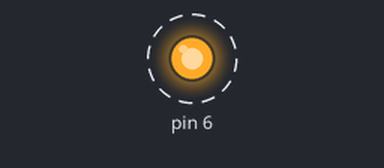
The sketch below on a simulated Arduino Uno, built with avr-gcc and run on an emulated ATmega328P. On the bench: output pins drawn as LEDs (lit = HIGH). Dashed ring = blinking.

Above: at 0.05 s.
Timing chart, 0 to 4.6 s (numbered marks = the images above):
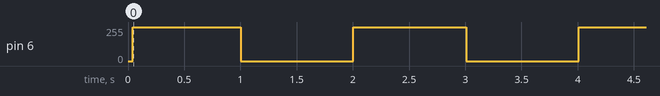

Measured:
- by itself, pin 6: alternates 255/255 for 1.0 s and 0/255 for 1.0 s

The sketch:

PWM.ino
```cpp
void setup() {
  // put your setup code here, to run once:
pinMode(6,OUTPUT);
analogWrite(6,255);
}

void loop() {
  // put your main code here, to run repeatedly:
for(int i=0;i<=255;i++)
{
  analogWrite(6,i);
}
delay(1000);
for(int i=255;i>=0;i--)
{
  analogWrite(6,i);
}
delay(1000);
}
```
